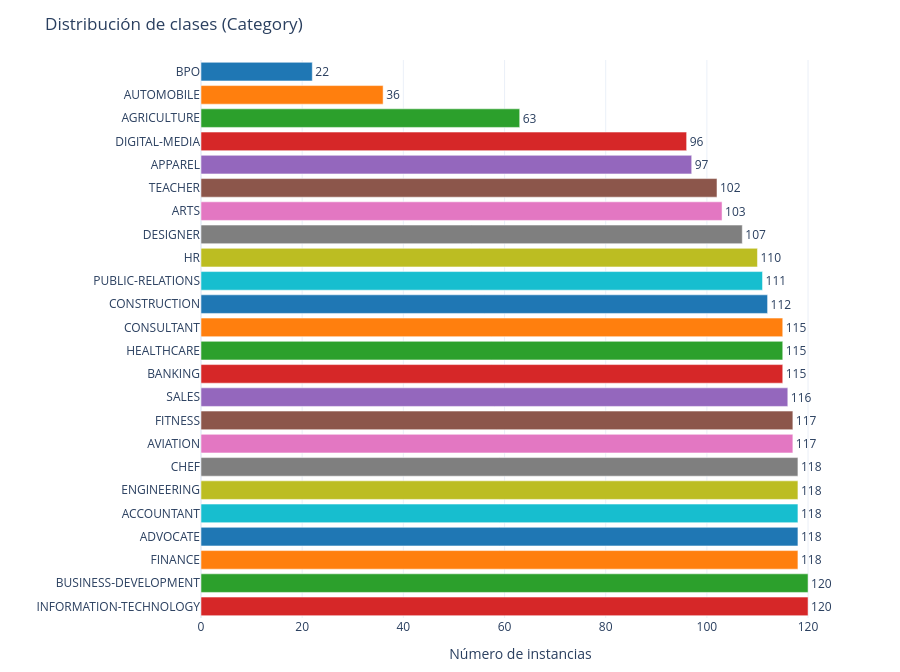

Notebook code for this chart:
### Code cell
class_counts = (df['Category']
                .value_counts()
                .reset_index()
                .rename(columns={'index': 'Category', 'count': 'Conteo'}))
class_counts = class_counts.sort_values('Conteo', ascending=True)

fig1 = px.bar(
    class_counts,
    x='Conteo',
    y='Category',
    orientation='h',
    text='Conteo',
    color='Category',
    color_discrete_sequence=px.colors.qualitative.D3,
    title='Distribución de clases (Category)',
    template=TEMPLATE,
)
fig1.update_traces(textposition='outside')
fig1.update_layout(
    height=cat_height(),
    showlegend=False,
    xaxis_title='Número de instancias',
    yaxis_title='',
    margin=dict(l=160, r=60, t=60, b=40),
)
fig1.show()

### Figure 1 — Plotly figure (JSON) as saved in the notebook; plotly's stock layout.template omitted (floating-point values rounded to 4 significant figures)
{"data": [{"hovertemplate": "Category=%{y}<br>Conteo=%{text}<extra></extra>", "legendgroup": "BPO", "marker": {"color": "#1F77B4", "pattern": {"shape": ""}}, "name": "BPO", "orientation": "h", "showlegend": true, "text": [22.0], "textposition": "outside", "type": "bar", "x": [22], "xaxis": "x", "y": ["BPO"], "yaxis": "y"}, {"hovertemplate": "Category=%{y}<br>Conteo=%{text}<extra></extra>", "legendgroup": "AUTOMOBILE", "marker": {"color": "#FF7F0E", "pattern": {"shape": ""}}, "name": "AUTOMOBILE", "orientation": "h", "showlegend": true, "text": [36.0], "textposition": "outside", "type": "bar", "x": [36], "xaxis": "x", "y": ["AUTOMOBILE"], "yaxis": "y"}, {"hovertemplate": "Category=%{y}<br>Conteo=%{text}<extra></extra>", "legendgroup": "AGRICULTURE", "marker": {"color": "#2CA02C", "pattern": {"shape": ""}}, "name": "AGRICULTURE", "orientation": "h", "showlegend": true, "text": [63.0], "textposition": "outside", "type": "bar", "x": [63], "xaxis": "x", "y": ["AGRICULTURE"], "yaxis": "y"}, {"hovertemplate": "Category=%{y}<br>Conteo=%{text}<extra></extra>", "legendgroup": "DIGITAL-MEDIA", "marker": {"color": "#D62728", "pattern": {"shape": ""}}, "name": "DIGITAL-MEDIA", "orientation": "h", "showlegend": true, "text": [96.0], "textposition": "outside", "type": "bar", "x": [96], "xaxis": "x", "y": ["DIGITAL-MEDIA"], "yaxis": "y"}, {"hovertemplate": "Category=%{y}<br>Conteo=%{text}<extra></extra>", "legendgroup": "APPAREL", "marker": {"color": "#9467BD", "pattern": {"shape": ""}}, "name": "APPAREL", "orientation": "h", "showlegend": true, "text": [97.0], "textposition": "outside", "type": "bar", "x": [97], "xaxis": "x", "y": ["APPAREL"], "yaxis": "y"}, {"hovertemplate": "Category=%{y}<br>Conteo=%{text}<extra></extra>", "legendgroup": "TEACHER", "marker": {"color": "#8C564B", "pattern": {"shape": ""}}, "name": "TEACHER", "orientation": "h", "showlegend": true, "text": [102.0], "textposition": "outside", "type": "bar", "x": [102], "xaxis": "x", "y": ["TEACHER"], "yaxis": "y"}, {"hovertemplate": "Category=%{y}<br>Conteo=%{text}<extra></extra>", "legendgroup": "ARTS", "marker": {"color": "#E377C2", "pattern": {"shape": ""}}, "name": "ARTS", "orientation": "h", "showlegend": true, "text": [103.0], "textposition": "outside", "type": "bar", "x": [103], "xaxis": "x", "y": ["ARTS"], "yaxis": "y"}, {"hovertemplate": "Category=%{y}<br>Conteo=%{text}<extra></extra>", "legendgroup": "DESIGNER", "marker": {"color": "#7F7F7F", "pattern": {"shape": ""}}, "name": "DESIGNER", "orientation": "h", "showlegend": true, "text": [107.0], "textposition": "outside", "type": "bar", "x": [107], "xaxis": "x", "y": ["DESIGNER"], "yaxis": "y"}, {"hovertemplate": "Category=%{y}<br>Conteo=%{text}<extra></extra>", "legendgroup": "HR", "marker": {"color": "#BCBD22", "pattern": {"shape": ""}}, "name": "HR", "orientation": "h", "showlegend": true, "text": [110.0], "textposition": "outside", "type": "bar", "x": [110], "xaxis": "x", "y": ["HR"], "yaxis": "y"}, {"hovertemplate": "Category=%{y}<br>Conteo=%{text}<extra></extra>", "legendgroup": "PUBLIC-RELATIONS", "marker": {"color": "#17BECF", "pattern": {"shape": ""}}, "name": "PUBLIC-RELATIONS", "orientation": "h", "showlegend": true, "text": [111.0], "textposition": "outside", "type": "bar", "x": [111], "xaxis": "x", "y": ["PUBLIC-RELATIONS"], "yaxis": "y"}, {"hovertemplate": "Category=%{y}<br>Conteo=%{text}<extra></extra>", "legendgroup": "CONSTRUCTION", "marker": {"color": "#1F77B4", "pattern": {"shape": ""}}, "name": "CONSTRUCTION", "orientation": "h", "showlegend": true, "text": [112.0], "textposition": "outside", "type": "bar", "x": [112], "xaxis": "x", "y": ["CONSTRUCTION"], "yaxis": "y"}, {"hovertemplate": "Category=%{y}<br>Conteo=%{text}<extra></extra>", "legendgroup": "CONSULTANT", "marker": {"color": "#FF7F0E", "pattern": {"shape": ""}}, "name": "CONSULTANT", "orientation": "h", "showlegend": true, "text": [115.0], "textposition": "outside", "type": "bar", "x": [115], "xaxis": "x", "y": ["CONSULTANT"], "yaxis": "y"}, {"hovertemplate": "Category=%{y}<br>Conteo=%{text}<extra></extra>", "legendgroup": "HEALTHCARE", "marker": {"color": "#2CA02C", "pattern": {"shape": ""}}, "name": "HEALTHCARE", "orientation": "h", "showlegend": true, "text": [115.0], "textposition": "outside", "type": "bar", "x": [115], "xaxis": "x", "y": ["HEALTHCARE"], "yaxis": "y"}, {"hovertemplate": "Category=%{y}<br>Conteo=%{text}<extra></extra>", "legendgroup": "BANKING", "marker": {"color": "#D62728", "pattern": {"shape": ""}}, "name": "BANKING", "orientation": "h", "showlegend": true, "text": [115.0], "textposition": "outside", "type": "bar", "x": [115], "xaxis": "x", "y": ["BANKING"], "yaxis": "y"}, {"hovertemplate": "Category=%{y}<br>Conteo=%{text}<extra></extra>", "legendgroup": "SALES", "marker": {"color": "#9467BD", "pattern": {"shape": ""}}, "name": "SALES", "orientation": "h", "showlegend": true, "text": [116.0], "textposition": "outside", "type": "bar", "x": [116], "xaxis": "x", "y": ["SALES"], "yaxis": "y"}, {"hovertemplate": "Category=%{y}<br>Conteo=%{text}<extra></extra>", "legendgroup": "FITNESS", "marker": {"color": "#8C564B", "pattern": {"shape": ""}}, "name": "FITNESS", "orientation": "h", "showlegend": true, "text": [117.0], "textposition": "outside", "type": "bar", "x": [117], "xaxis": "x", "y": ["FITNESS"], "yaxis": "y"}, {"hovertemplate": "Category=%{y}<br>Conteo=%{text}<extra></extra>", "legendgroup": "AVIATION", "marker": {"color": "#E377C2", "pattern": {"shape": ""}}, "name": "AVIATION", "orientation": "h", "showlegend": true, "text": [117.0], "textposition": "outside", "type": "bar", "x": [117], "xaxis": "x", "y": ["AVIATION"], "yaxis": "y"}, {"hovertemplate": "Category=%{y}<br>Conteo=%{text}<extra></extra>", "legendgroup": "CHEF", "marker": {"color": "#7F7F7F", "pattern": {"shape": ""}}, "name": "CHEF", "orientation": "h", "showlegend": true, "text": [118.0], "textposition": "outside", "type": "bar", "x": [118], "xaxis": "x", "y": ["CHEF"], "yaxis": "y"}, {"hovertemplate": "Category=%{y}<br>Conteo=%{text}<extra></extra>", "legendgroup": "ENGINEERING", "marker": {"color": "#BCBD22", "pattern": {"shape": ""}}, "name": "ENGINEERING", "orientation": "h", "showlegend": true, "text": [118.0], "textposition": "outside", "type": "bar", "x": [118], "xaxis": "x", "y": ["ENGINEERING"], "yaxis": "y"}, {"hovertemplate": "Category=%{y}<br>Conteo=%{text}<extra></extra>", "legendgroup": "ACCOUNTANT", "marker": {"color": "#17BECF", "pattern": {"shape": ""}}, "name": "ACCOUNTANT", "orientation": "h", "showlegend": true, "text": [118.0], "textposition": "outside", "type": "bar", "x": [118], "xaxis": "x", "y": ["ACCOUNTANT"], "yaxis": "y"}, {"hovertemplate": "Category=%{y}<br>Conteo=%{text}<extra></extra>", "legendgroup": "ADVOCATE", "marker": {"color": "#1F77B4", "pattern": {"shape": ""}}, "name": "ADVOCATE", "orientation": "h", "showlegend": true, "text": [118.0], "textposition": "outside", "type": "bar", "x": [118], "xaxis": "x", "y": ["ADVOCATE"], "yaxis": "y"}, {"hovertemplate": "Category=%{y}<br>Conteo=%{text}<extra></extra>", "legendgroup": "FINANCE", "marker": {"color": "#FF7F0E", "pattern": {"shape": ""}}, "name": "FINANCE", "orientation": "h", "showlegend": true, "text": [118.0], "textposition": "outside", "type": "bar", "x": [118], "xaxis": "x", "y": ["FINANCE"], "yaxis": "y"}, {"hovertemplate": "Category=%{y}<br>Conteo=%{text}<extra></extra>", "legendgroup": "BUSINESS-DEVELOPMENT", "marker": {"color": "#2CA02C", "pattern": {"shape": ""}}, "name": "BUSINESS-DEVELOPMENT", "orientation": "h", "showlegend": true, "text": [120.0], "textposition": "outside", "type": "bar", "x": [120], "xaxis": "x", "y": ["BUSINESS-DEVELOPMENT"], "yaxis": "y"}, {"hovertemplate": "Category=%{y}<br>Conteo=%{text}<extra></extra>", "legendgroup": "INFORMATION-TECHNOLOGY", "marker": {"color": "#D62728", "pattern": {"shape": ""}}, "name": "INFORMATION-TECHNOLOGY", "orientation": "h", "showlegend": true, "text": [120.0], "textposition": "outside", "type": "bar", "x": [120], "xaxis": "x", "y": ["INFORMATION-TECHNOLOGY"], "yaxis": "y"}], "layout": {"barmode": "relative", "height": 672, "legend": {"title": {"text": "Category"}, "tracegroupgap": 0}, "margin": {"b": 40, "l": 160, "r": 60, "t": 60}, "showlegend": false, "title": {"text": "Distribución de clases (Category)"}, "xaxis": {"anchor": "y", "domain": [0, 1], "title": {"text": "Número de instancias"}}, "yaxis": {"anchor": "x", "categoryarray": ["INFORMATION-TECHNOLOGY", "BUSINESS-DEVELOPMENT", "FINANCE", "ADVOCATE", "ACCOUNTANT", "ENGINEERING", "CHEF", "AVIATION", "FITNESS", "SALES", "BANKING", "HEALTHCARE", "CONSULTANT", "CONSTRUCTION", "PUBLIC-RELATIONS", "HR", "DESIGNER", "ARTS", "TEACHER", "APPAREL", "DIGITAL-MEDIA", "AGRICULTURE", "AUTOMOBILE", "BPO"], "categoryorder": "array", "domain": [0, 1], "title": {"text": ""}}}}
